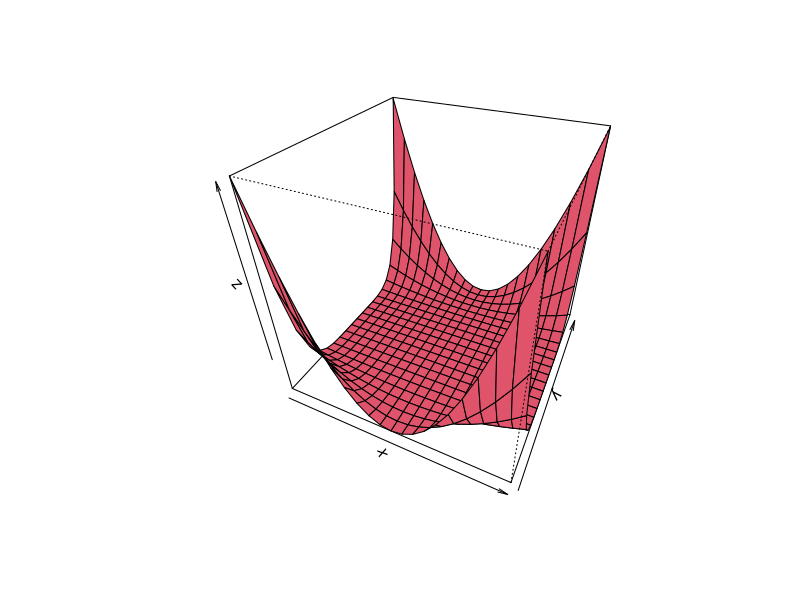

The R script that drew this image:
# EJERCICIO:
# min. f(x,y) = (1.5 - x + xy)^2 + (2.25 - x + xy^2)^2 + (2.625 - x + xy^3)^2

# Grafico

f_graf <- function(x, y){
  return(
    (1.5 - x + (x * y))^2 + 
      (2.25 - x + (x * y^2))^2 + 
      (2.625 - x + (x * y^3))^2
  )
}

x <- -10:10
y <- -10:10
z <- outer(x, y, f_graf)

persp(x, y, z, theta = 25, phi = 35, col = 2)

# Optimizacion

f <- function(x){
  x_1 <- x[1]
  x_2 <- x[2]
  return(
    (1.5 - x_1 + (x_1 * x_2))^2 + 
      (2.25 - x_1 + (x_1 * x_2^2))^2 + 
      (2.625 - x_1 + (x_1 * x_2^3))^2
  )
}

grad_f <- function(x){
  x_1 <- x[1]
  x_2 <- x[2]
  
  d_x <- (
    2 * (1.5 - x_1 + (x_1 * x_2)) * (-1 + x_2) + 
      2 * (2.25 - x_1 + (x_1 * x_2^2)) * (-1 + x_2^2) + 
      2 * (2.625 - x_1 + (x_1 * x_2^3)) * (-1 + (3 * x_2^3))
  )
  
  d_y <- (
    2 * (1.5 - x_1 + (x_1 * x_2)) * x_1 +
      2 * (2.25 - x_1 + (x_1 * x_2)^2) * (2 * x_1 * x_2) +
      2 * (2.625 - x_1 + (x_1 * x_2)^3) * (3 * x_1 * x_2^2)
  )
  
  return(c(d_x, d_y))
}


alpha <- seq(from= 0.05, to=0.01, by = -0.01)

iter_max <- 10000
tol <- 1e-6

resultados <- data.frame(alpha,
                         x_optimo = numeric(length(alpha)),
                         y_optimo = numeric(length(alpha)),
                         iteraciones = numeric(length(alpha)))

# METODO DE DESCENSO DE GRADIENTE

for(k in 1:length(alpha)){
  x_actual <- c(0,0)
  for (i in 1:iter_max){
    x_nuevo <- x_actual - alpha[k] * grad_f(x_actual)
    if (norm(grad_f(x_nuevo), "2") < tol){
      #resultados$x_optimo[k, 2] <- x_nuebo[1]
      #resultados$y_optimo[k,3] <- x_nuevo[2]
      #resultados$iteraciones[k, 4] <- i
      cat("alpha =", alpha[k], "x =", x_nuevo, "iter=", i, "\n")
      break
    }
    x_actual <- x_nuevo
  }
}


print(resultados)
